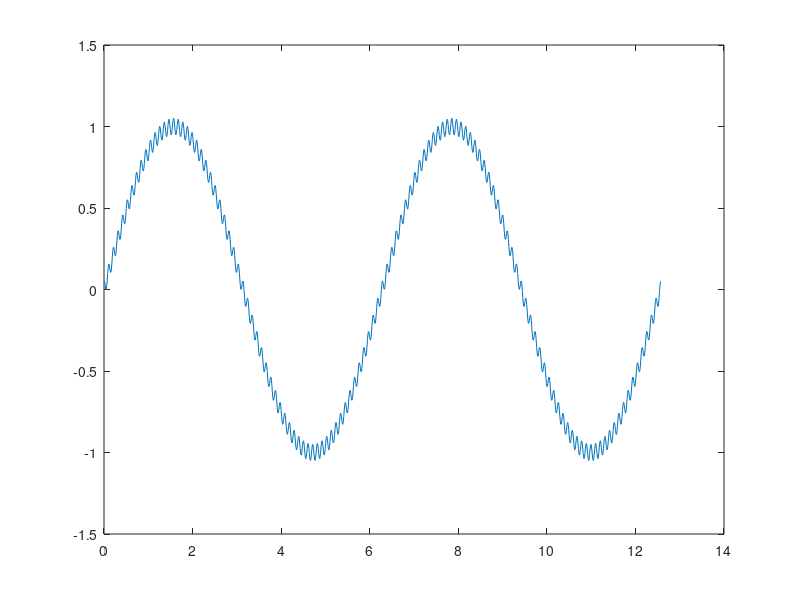

MATLAB code for this plot: (Note: this script raises an error after producing the figure.)
% Copyright 2025 Caleb E. Thomas
% 
% Redistribution and use in source and binary forms, with or without modification, are permitted provided that the following conditions are met:
% 
% 1) Redistributions of source code must retain the above copyright notice, this list of conditions and the following disclaimer.
% 2) Redistributions in binary form must reproduce the above copyright notice, this list of conditions and the following disclaimer in the documentation and/or other materials provided with the distribution.
% 3) Neither the name of the copyright holder nor the names of its contributors may be used to endorse or promote products derived from this software without specific prior written permission.
% 
% THIS SOFTWARE IS PROVIDED BY THE COPYRIGHT HOLDERS AND CONTRIBUTORS "AS IS" AND ANY EXPRESS OR IMPLIED WARRANTIES, INCLUDING, BUT NOT LIMITED TO, THE IMPLIED WARRANTIES OF MERCHANTABILITY AND FITNESS FOR A PARTICULAR PURPOSE ARE DISCLAIMED.
% IN NO EVENT SHALL THE COPYRIGHT HOLDER OR CONTRIBUTORS BE LIABLE FOR ANY DIRECT, INDIRECT, INCIDENTAL, SPECIAL, EXEMPLARY, OR CONSEQUENTIAL DAMAGES (INCLUDING, BUT NOT LIMITED TO, PROCUREMENT OF SUBSTITUTE GOODS OR SERVICES; LOSS OF USE, DATA, OR PROFITS; 
% OR BUSINESS 

% Create dummy data
x = linspace(0,4*pi, 1201);
y = sin(x) + cos(60*x)/20;

% create figure and plot
f = figure('position', [696 276 960 614]);
ax = axes(f, 'position', [0.1300 0.1100 0.7750 0.8150]);

% plot data
ph = plot(x, y);

% set axis range and labels
ax.XLim = [min(x), max(x)];
ax.XLimMode = 'Manual';
title(ax, ' Sample Signal', 'fontsize', 24);
xlabel(ax, 'Space [m]');
ylabel(ax, 'Amplitude');
grid on

% create first zoomed object
zoomed_region = [0,0,1,1];
zax1  = zoomed_axes(ax, zoomed_region);
zax1.Position   = [0.341, 0.635, 0.174, 0.225];
zax1.ZoomRegion = [1.110, 0.844, 2.049, 1.096];
title(zax1, '(a)');
grid on

% create second zoomed object
zax2 = zoomed_axes(ax, zoomed_region);
zax2.Position = [0.559, 0.178, 0.140, 0.194];
zax2.ZoomRegion = [10.417, -1.104, 11.626, -0.784];
title(zax2, '(b)');
grid on

